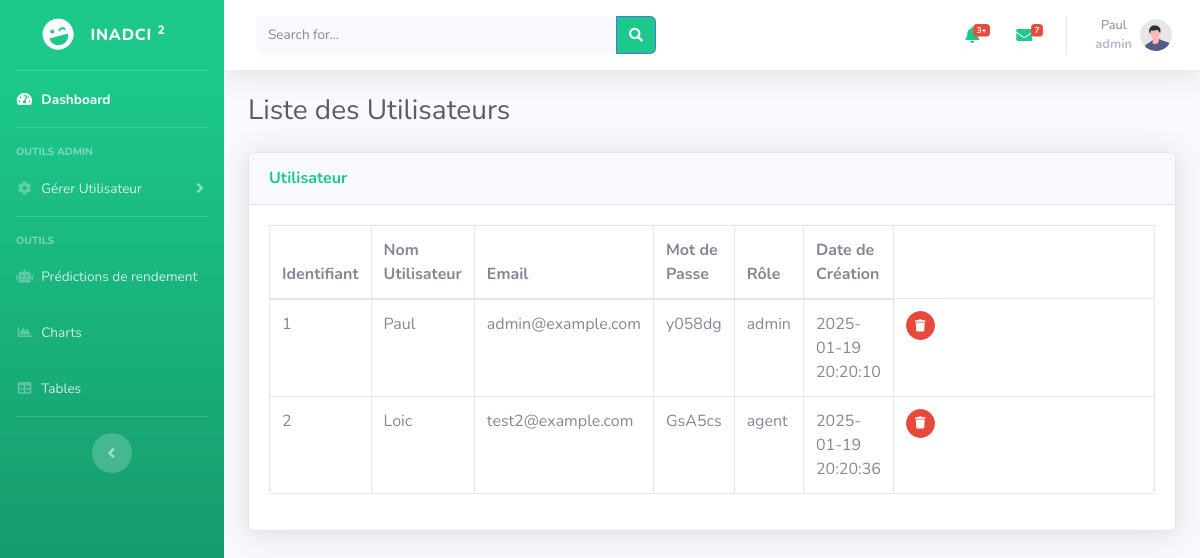
/admin/show_users (signed in), run on an earlier commit of the app's database.
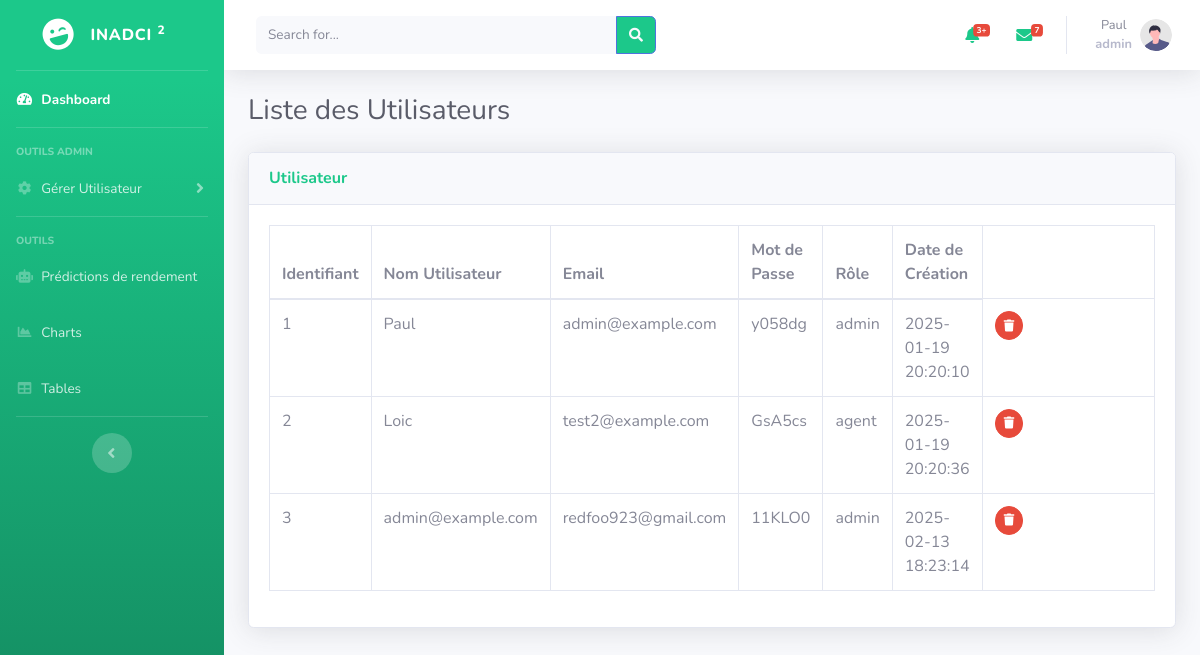
And on a later commit of the database.
### models/user_model.py (models this page shows)
class User(db.Model):
    __tablename__ = "users"
    id = Column(Integer, primary_key=True, autoincrement=True)  # Clé primaire auto-incrémentée
    username = Column(String(100), unique=True, nullable=False)
    email = Column(String(120), unique=True, nullable=False)
    password = Column(String(200), nullable=False)
    role = Column(String(50), nullable=False)
    date_created = Column(DateTime, default=func.current_timestamp(), nullable=True)

### controllers/admin_routes.py (the view)
@admin_bp.route('/show_users', methods=['GET'])
def show_users():
    users = User.query.all()
    current_user = User.query.filter_by(email=session['email']).first()
    return render_template('Admin/show_users.html', current_user=current_user ,users=users)

### templates/admin/show_users.html (shortened to what the changed rows need)
{% extends "layout.html" %}
{% block content %}
<div id="content-wrapper" class="d-flex flex-column">
    <div id="content">
               <nav class="navbar navbar-expand navbar-light bg-white topbar mb-4 static-top shadow">
                <ul class="navbar-nav ml-auto">
                    <li class="nav-item dropdown no-arrow">
                        <a class="nav-link dropdown-toggle d-flex align-items-center" href="#" id="userDropdown"
                            role="button" data-toggle="dropdown" aria-haspopup="true" aria-expanded="false">
                            <div class="text-center">
                                <span class="d-block text-gray-600 small">{{ current_user.username }}</span>
                                <span class="d-block text-gray-500 small"><strong>{{ current_user.role }}</strong></span>
                            </div>
                        </a>
                    </li>
                </ul>
            </nav>
        <div class="container-fluid">
            <div class="d-sm-flex align-items-center justify-content-between mb-4">
                <h1 class="h3 mb-0 text-gray-800">Liste des Utilisateurs</h1>
            </div>
            <div class="card shadow mb-4">
                <div class="card-body">
                    <div class="table-responsive">
                        <div id="dataTable_wrapper" class="dataTables_wrapper dt-bootstrap4">
                            <div class="row">
                                <div class="col-sm-12">
                                    <table class="table table-bordered dataTable" id="dataTable" width="100%"
                                        cellspacing="0" role="grid" aria-describedby="dataTable_info"
                                        style="width: 100%;">
                                        <thead>
                                            <tr role="row">
                                                <th class="sorting sorting_asc" tabindex="0" aria-controls="dataTable"
                                                    rowspan="1" colspan="1" aria-sort="ascending"
                                                    aria-label="Name: activate to sort column descending"
                                                    style="width: 57.2px;">Identifiant</th>
                                                <th class="sorting" tabindex="0" aria-controls="dataTable" rowspan="1"
                                                    colspan="1" aria-label="Email: activate to sort column ascending"
                                                    style="width: 61.2px;">Nom Utilisateur</th>
                                                <th class="sorting" tabindex="0" aria-controls="dataTable" rowspan="1"
                                                    colspan="1" aria-label="Role: activate to sort column ascending"
                                                    style="width: 49.2px;">Email</th>
                                                <th class="sorting" tabindex="0" aria-controls="dataTable" rowspan="1"
                                                    colspan="1" aria-label="Age: activate to sort column ascending"
                                                    style="width: 49.2px;">Mot de Passe</th>
                                                <th class="sorting" tabindex="0" aria-controls="dataTable" rowspan="1"
                                                    colspan="1" aria-label="Start Date: activate to sort column ascending"
                                                    style="width: 49.2px;">Rôle</th>
                                                <th class="sorting" tabindex="0" aria-controls="dataTable" rowspan="1"
                                                    colspan="1" aria-label="Salary: activate to sort column ascending"
                                                    style="width: 49.2px;">Date de Création</th>
                                            </tr>
                                        </thead>
                                        <tbody>
                                            {% for user in users %}
                                            <tr class="{% if loop.index0 % 2 == 0 %}even{% else %}odd{% endif %}">
                                                <td class="sorting_1">{{ user.id }}</td>
                                                <td>{{ user.username  }}</td>
                                                <td>{{ user.email }}</td>
                                                <td>{{ user.password[20:26] }}</td>
                                                <td>{{ user.role }}</td>
                                                <td>{{ user.date_created }}</td>
                                                <td>
                                                    <form action="{{ url_for('admin.delete_user', user_id=user.id) }}" method="post" style="display: inline;">
                                                        <button type="submit" class="btn btn-danger btn-circle btn-sm" onclick="return confirm('Are you sure you want to delete this user?');">
                                                            <i class="fas fa-trash"></i>
                                                        </button>
                                                    </form>
                                                </td>
                                            </tr>
                                            {% endfor %}
                                        </tbody>
                                    </table>
                                </div>
                            </div>
                        </div>
                    </div>
                </div>
            </div>
            {% endblock %}

What changed in the data, as far as the page shows it:
added User: id "3", username "admin@example.com", email "redfoo923@gmail.com", password "11KLO0", role "admin", date_created "2025-02-13 18:23:14"
